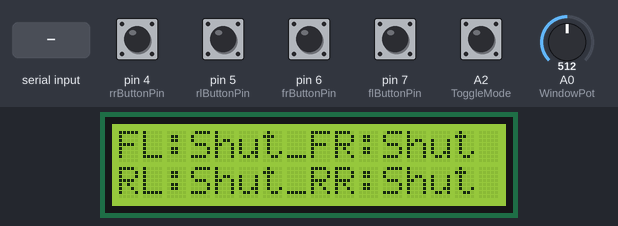
The sketch below on a simulated Arduino Uno, built with avr-gcc and run on an emulated ATmega328P. On the bench: 16×2 character LCD. The inputs (shaded band) are chosen by the test bench; at power-on: A2 (ToggleMode), pin 4 (rrButtonPin), pin 5 (rlButtonPin), pin 6 (frButtonPin), pin 7 (flButtonPin) HIGH, A0 (WindowPot) = 512.

Above: at 1.2 s.
1.3 s: A2 (ToggleMode) pulled LOW for 1 s
At 3.4 s:
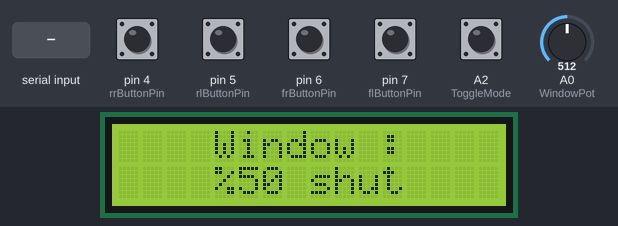
3.9 s: "Z" received over Serial
At 4.3 s:
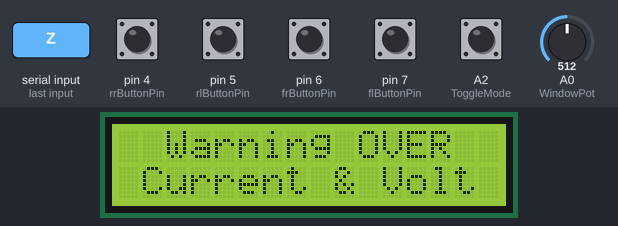
5.4 s: "S" received over Serial
At 6.6 s:
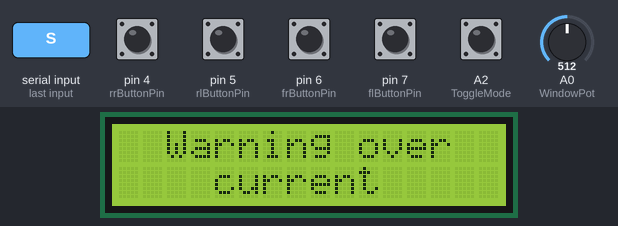
6.9 s: "W" received over Serial
At 7.8 s:
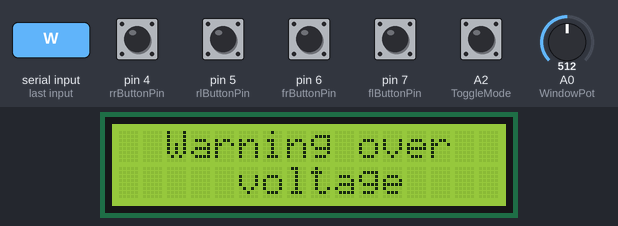
8.4 s: "D" received over Serial
At 9.6 s:
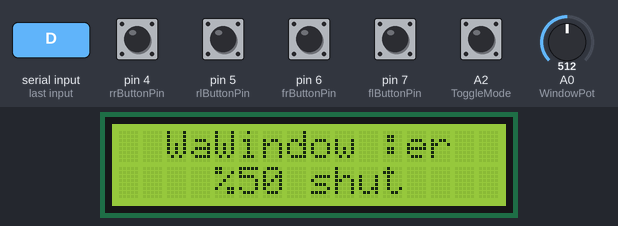
9.9 s: A0 (WindowPot) set to 716
At 10.2 s:
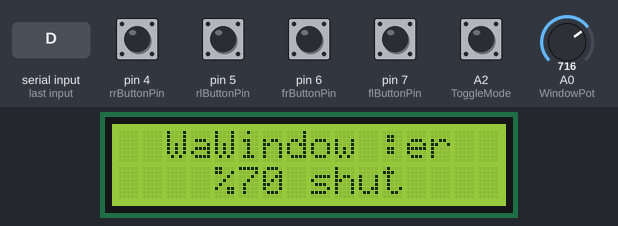
Timing chart, 0 to 12.4 s (numbered marks = the images above; inputs shaded):
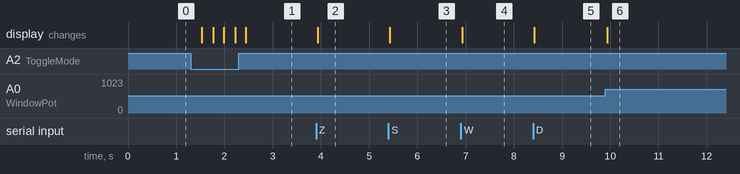

Measured:
- after the input at 1.3 s, the display: changes after 0.23 s (image 1)
- after the input at 3.9 s, the display: changes at once (image 2)
- after the input at 5.4 s, the display: changes at once (image 3)
- after the input at 6.9 s, the display: changes at once (image 4)
- after the input at 8.4 s, the display: changes at once (image 5)
- after the input at 9.9 s, the display: changes at once (image 6)

The sketch:

sketch_sep16a.ino
```cpp
#include <LiquidCrystal_I2C.h>


#define WindowPot A0
#define flButtonPin 7
#define frButtonPin 6
#define rlButtonPin 5
#define rrButtonPin 4
#define ToggleMode A2


bool fl_door = false;
bool fr_door = false;
bool rl_door = false;
bool rr_door = false;
bool Mode = false;
bool check = false;

LiquidCrystal_I2C lcd(0x27,16,2);

int WindowRead = 0;


void Doors(void);
void Window(void);

void setup() {
  Serial.begin(9600);
  lcd.init();
  lcd.clear();
  lcd.backlight();
  pinMode(frButtonPin, INPUT_PULLUP);
  pinMode(flButtonPin, INPUT_PULLUP);
  pinMode(rlButtonPin, INPUT_PULLUP);
  pinMode(rrButtonPin, INPUT_PULLUP);
  pinMode(ToggleMode, INPUT_PULLUP);

  pinMode(WindowPot, INPUT);
}

void loop() {
  check = Serial.available();
  while (check) {

    switch(Serial.read())
    {
      case 'Z':
       curr_volt_alram();
       break;
      case 'S':
       curr_alram();
       break;
      case 'W':
      volt_alram();
       break;
      case 'D':
      check=false;
       break;
    }

  }
  if (!digitalRead(ToggleMode)) {
    Mode ^= 1;
    delay(200);
    lcd.clear();
  }
  if (!Mode) {
    Doors();
  } else {
    Window();
  }
}

void Doors(void) {
  fl_door = digitalRead(flButtonPin) == LOW;
  fr_door = digitalRead(frButtonPin) == LOW;
  rl_door = digitalRead(rlButtonPin) == LOW;
  rr_door = digitalRead(rrButtonPin) == LOW;

  lcd.setCursor(0, 0);
  lcd.print("FL:");
  lcd.print(fl_door ? "Open" : "Shut");

  lcd.setCursor(7, 0);
  lcd.print("_FR:");
  lcd.print(fr_door ? "Open" : "Shut");

  lcd.setCursor(0, 1);
  lcd.print("RL:");
  lcd.print(rl_door ? "Open" : "Shut");

  lcd.setCursor(7, 1);
  lcd.print("_RR:");
  lcd.print(rr_door ? "Open" : "Shut");
}

void Window(void) {
  WindowRead = analogRead(WindowPot);
  int Percentage = map(WindowRead, 0, 1024, 0, 101);
  lcd.setCursor(4, 0);
  lcd.print("Window :");
  lcd.setCursor(4, 1);
  lcd.print("%");
  lcd.print(Percentage);
  lcd.print(" shut");
  lcd.print("  ");
}
void volt_alram() {
  lcd.clear();
  lcd.setCursor(0, 0);
  lcd.print("  Warning over");
  lcd.setCursor(0, 1);
  lcd.print("     voltage    ");
  digitalWrite(A1,HIGH);
  delay(600);
  digitalWrite(A1,LOW);
}
void curr_alram() {
  lcd.clear();
  lcd.setCursor(0, 0);
  lcd.print("  Warning over");
  lcd.setCursor(0, 1);
  lcd.print("    current    ");
  digitalWrite(A1,HIGH);
  delay(600);
  digitalWrite(A1,LOW);
}
void curr_volt_alram() {
  lcd.clear();
  lcd.setCursor(0, 0);
  lcd.print("  Warning OVER");
  lcd.setCursor(0, 1);
  lcd.print(" Current & Volt");
  digitalWrite(A1,HIGH);
  delay(600);
  digitalWrite(A1,LOW);
}
```
